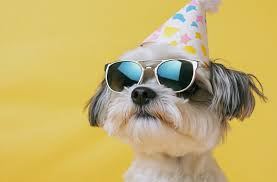
#> input picture media/dog.jpg, 277 x 182 px, given in place of the camera
$ jupyter execute 05_Real_Time_Object_Tracking.ipynb   (text cells are left out)
#> lines starting #> are read from the running program, lines starting #| are printed output that depends on the picture; after the words box and inside, x2 and y2 are one past the last pixel; in counts of white or black regions, pixels touching at a corner belong together
[cell 1]
import cv2
import numpy as np

[cell 2]
# Start webcam
cap = cv2.VideoCapture(0)

if not cap.isOpened():
    print('Error: Could not open webcam!')
    exit()

[cell 3]
lower_blue = np.array([90, 100, 100])
upper_blue = np.array([130, 255, 255])

[cell 4]
while True:
    ret, frame = cap.read()
#> frame is the input picture: shape (182, 277, 3); mean B, G, R 107.8, 177, 197.2
    if not ret:
        break

    # Convert frame to HSV
    hsv = cv2.cvtColor(frame, cv2.COLOR_BGR2HSV)
#> hsv: shape (182, 277, 3); mean H, S, V 31.6, 115.1, 199.2

    # Create mask for blue color
    mask = cv2.inRange(hsv, lower_blue, upper_blue)
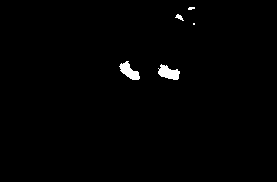
#> mask: shape (182, 277); 0.94% white; 5 white regions (2 under 20 px), largest, box (x1, y1, x2, y2) and area: (158, 64, 180, 80) 218, (119, 61, 140, 80) 207, (175, 14, 184, 21) 30

    # Clean the mask using morphological operations
    kernel = np.ones((5, 5), np.uint8)
    mask = cv2.erode(mask, kernel, iterations=1)
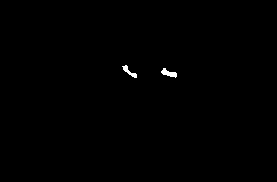
#> mask: shape (182, 277); 0.29% white; 2 white regions, box (x1, y1, x2, y2) and area: (161, 68, 177, 78) 81, (122, 65, 137, 78) 67
    mask = cv2.dilate(mask, kernel, iterations=2)
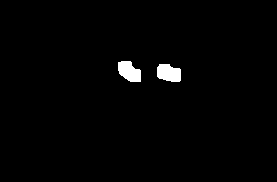
#> mask: shape (182, 277); 1.4% white; 2 white regions

    # Find contours on the mask
    contours = cv2.findContours(mask, cv2.RETR_TREE, cv2.CHAIN_APPROX_SIMPLE)[0]
#> contours = 2 contours; box (x1, y1, x2, y2) and area: (118, 61, 141, 82) 320, (157, 64, 181, 82) 318

    for contour in contours:
        area = cv2.contourArea(contour)
        if area > 500: # ignore very small areas (noise)
            x, y, w, h = cv2.boundingRect(contour)
            cv2.rectangle(frame, (x, y), (x+w, y+h), (0, 255, 0), 2)
            cv2.putText(frame, 'Tracking Object', (x, y-10), cv2.FONT_HERSHEY_SIMPLEX, 0.6, (0, 255, 0), 2)
#> this loop made 2 passes
#> area on passes 1 to 2: 318, 320

    # Display results
    cv2.imshow('Frame', frame)
    cv2.imshow('Mask', mask)

    # Press 'q' to quit
    if cv2.waitKey(1) & 0xFF == ord('q'):
#> (key q is pressed here)
        break

cap.release()
cv2.destroyAllWindows()
